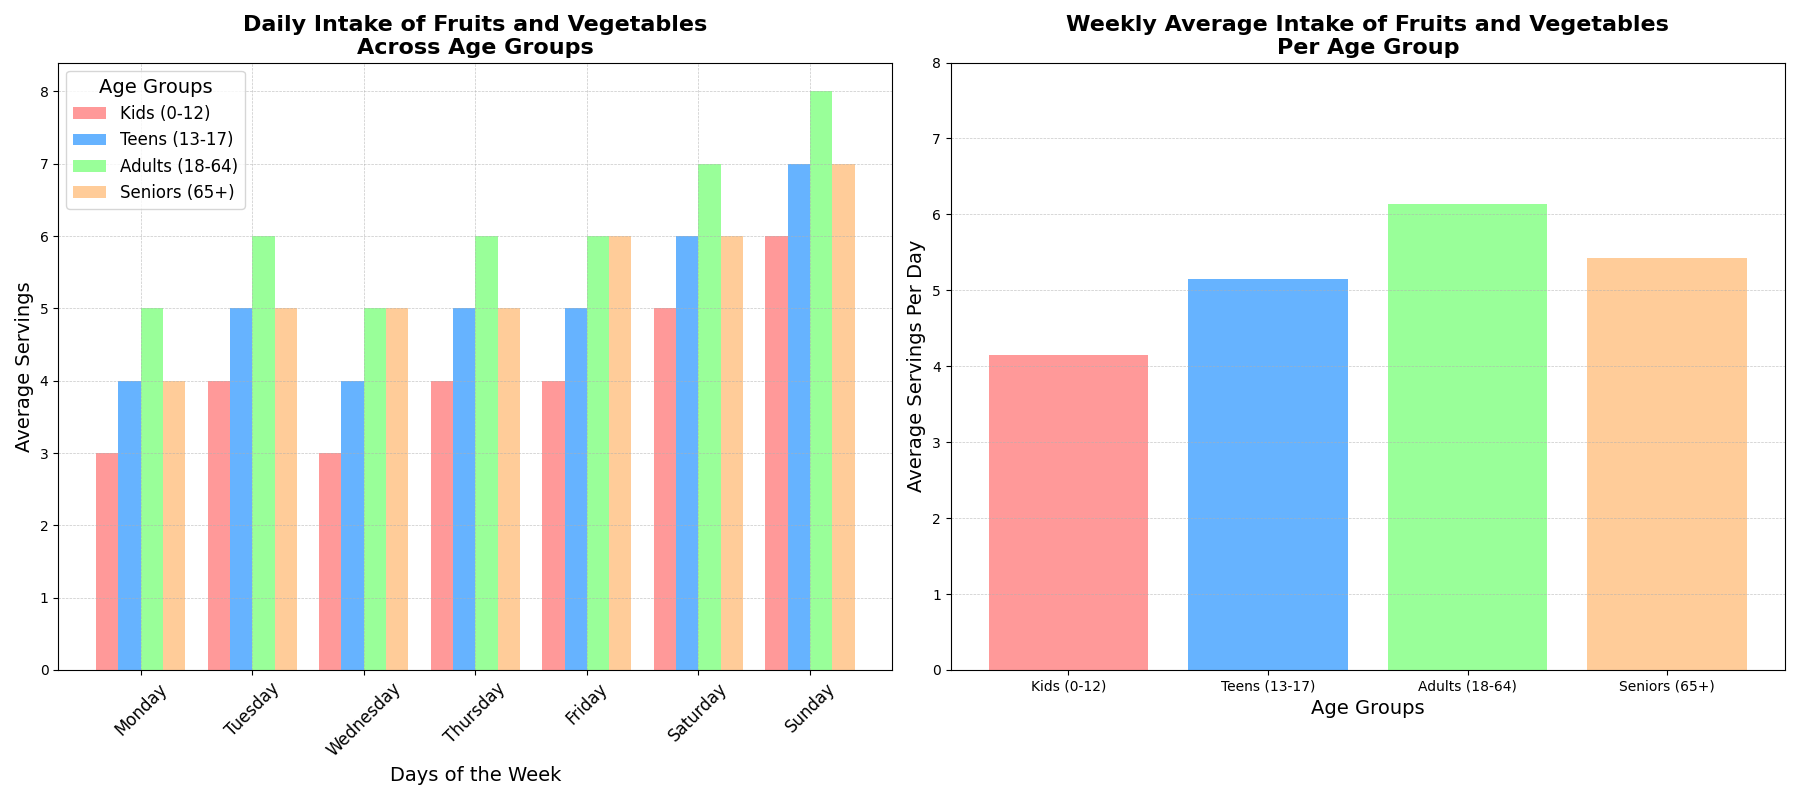

Here is the Python script that generated this plot:
import numpy as np
import matplotlib.pyplot as plt

# Backstory:
# The health department in a fictional city is monitoring the daily intake of fruits and vegetables among different age groups.
# They want to visualize the average daily consumption for various age groups across different days of the week.

# Define the days of the week
days = ["Monday", "Tuesday", "Wednesday", "Thursday", "Friday", "Saturday", "Sunday"]

# Data representing average daily consumption of fruits and vegetables (in servings) for different age groups
kids = [3, 4, 3, 4, 4, 5, 6]
teens = [4, 5, 4, 5, 5, 6, 7]
adults = [5, 6, 5, 6, 6, 7, 8]
seniors = [4, 5, 5, 5, 6, 6, 7]

# Aggregate the data for easy plotting
data = np.array([kids, teens, adults, seniors])

# Additional related data for weekly averages
age_groups = ["Kids (0-12)", "Teens (13-17)", "Adults (18-64)", "Seniors (65+)"]
weekly_averages = [np.mean(kids), np.mean(teens), np.mean(adults), np.mean(seniors)]

# Create a figure with two subplots
fig, axs = plt.subplots(1, 2, figsize=(18, 8))

# First subplot: Bar plot for daily consumption
bar_width = 0.2  # Width of the bars
x = np.arange(len(days))  # The label locations

# Plot each age group
axs[0].bar(x - bar_width*1.5, kids, width=bar_width, label='Kids (0-12)', color='#FF9999')
axs[0].bar(x - bar_width/2, teens, width=bar_width, label='Teens (13-17)', color='#66B3FF')
axs[0].bar(x + bar_width/2, adults, width=bar_width, label='Adults (18-64)', color='#99FF99')
axs[0].bar(x + bar_width*1.5, seniors, width=bar_width, label='Seniors (65+)', color='#FFCC99')

# Customize the bar plot
axs[0].set_title("Daily Intake of Fruits and Vegetables\nAcross Age Groups", fontsize=16, fontweight='bold')
axs[0].set_xlabel("Days of the Week", fontsize=14)
axs[0].set_ylabel("Average Servings", fontsize=14)
axs[0].set_xticks(x)
axs[0].set_xticklabels(days, rotation=45, fontsize=12)
axs[0].legend(title="Age Groups", fontsize=12, title_fontsize=14)
axs[0].grid(True, linestyle='--', linewidth=0.5, alpha=0.7)

# Second subplot: Bar plot for weekly averages
axs[1].bar(age_groups, weekly_averages, color=['#FF9999', '#66B3FF', '#99FF99', '#FFCC99'])

# Customize the bar plot
axs[1].set_title("Weekly Average Intake of Fruits and Vegetables\nPer Age Group", fontsize=16, fontweight='bold')
axs[1].set_xlabel("Age Groups", fontsize=14)
axs[1].set_ylabel("Average Servings Per Day", fontsize=14)
axs[1].set_ylim(0, 8)
axs[1].grid(axis='y', linestyle='--', linewidth=0.5, alpha=0.7)

# Adjust layout for both subplots
plt.tight_layout()

# Display the plots
plt.show()
